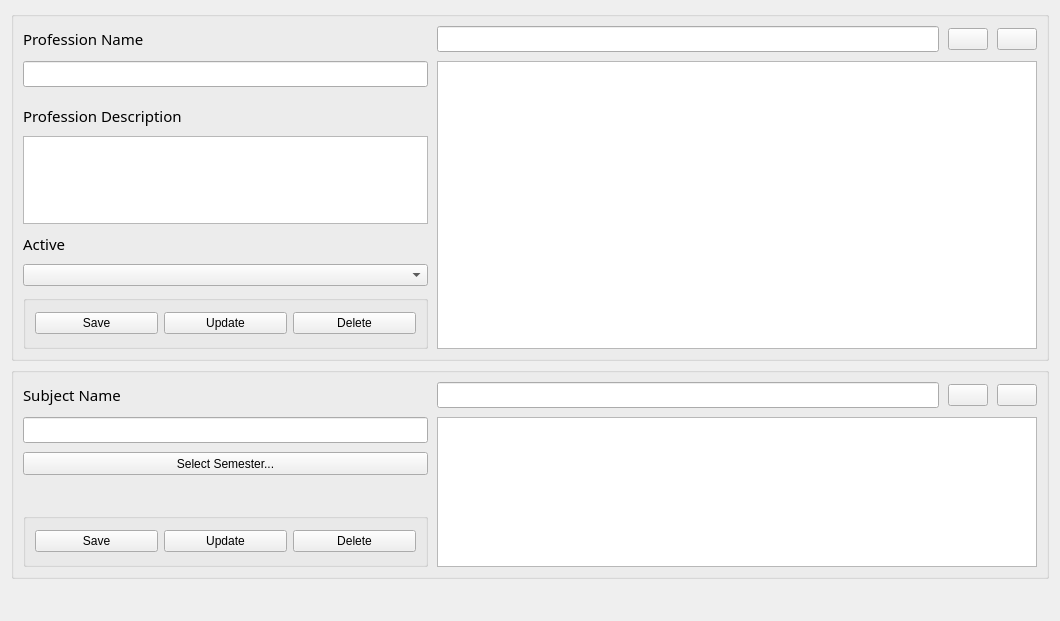
<?xml version="1.0" encoding="UTF-8"?>
<ui version="4.0">
 <class>Form</class>
 <widget class="QWidget" name="Form">
  <property name="geometry">
   <rect>
    <x>0</x>
    <y>0</y>
    <width>1060</width>
    <height>594</height>
   </rect>
  </property>
  <property name="windowTitle">
   <string>Form</string>
  </property>
  <layout class="QGridLayout" name="gridLayout">
   <property name="horizontalSpacing">
    <number>9</number>
   </property>
   <item row="1" column="0">
    <widget class="QGroupBox" name="SubContainerThree">
     <property name="minimumSize">
      <size>
       <width>0</width>
       <height>0</height>
      </size>
     </property>
     <property name="title">
      <string/>
     </property>
     <layout class="QGridLayout" name="gridLayout_6">
      <property name="topMargin">
       <number>9</number>
      </property>
      <property name="bottomMargin">
       <number>9</number>
      </property>
      <property name="spacing">
       <number>9</number>
      </property>
      <item row="0" column="0">
       <widget class="QLabel" name="label_3">
        <property name="font">
         <font>
          <family>Century Gothic</family>
          <pointsize>11</pointsize>
         </font>
        </property>
        <property name="text">
         <string>Subject Name</string>
        </property>
       </widget>
      </item>
      <item row="0" column="3">
       <widget class="QPushButton" name="BtnClearFiltersSubject">
        <property name="text">
         <string/>
        </property>
        <property name="icon">
         <iconset>
          <normaloff>../../Assets/Images/IMG-ClearSelection.png</normaloff>../../Assets/Images/IMG-ClearSelection.png</iconset>
        </property>
        <property name="iconSize">
         <size>
          <width>32</width>
          <height>32</height>
         </size>
        </property>
       </widget>
      </item>
      <item row="0" column="2">
       <widget class="QPushButton" name="BtnFiltersSubject">
        <property name="text">
         <string/>
        </property>
        <property name="icon">
         <iconset>
          <normaloff>../../Assets/Images/IMG-Filter.png</normaloff>../../Assets/Images/IMG-Filter.png</iconset>
        </property>
        <property name="iconSize">
         <size>
          <width>32</width>
          <height>32</height>
         </size>
        </property>
       </widget>
      </item>
      <item row="0" column="1">
       <widget class="QLineEdit" name="textSearchSubject">
        <property name="font">
         <font>
          <family>Century Gothic</family>
          <pointsize>10</pointsize>
         </font>
        </property>
       </widget>
      </item>
      <item row="1" column="0">
       <widget class="QLineEdit" name="textSubjectName">
        <property name="font">
         <font>
          <family>Century Gothic</family>
          <pointsize>10</pointsize>
         </font>
        </property>
       </widget>
      </item>
      <item row="2" column="0">
       <widget class="QPushButton" name="BtnSelectSemester">
        <property name="minimumSize">
         <size>
          <width>0</width>
          <height>23</height>
         </size>
        </property>
        <property name="text">
         <string>Select Semester...</string>
        </property>
       </widget>
      </item>
      <item row="3" column="0">
       <widget class="QLabel" name="LblSemester">
        <property name="font">
         <font>
          <family>Century Gothic</family>
          <pointsize>11</pointsize>
         </font>
        </property>
        <property name="text">
         <string/>
        </property>
        <property name="alignment">
         <set>Qt::AlignCenter</set>
        </property>
        <property name="wordWrap">
         <bool>true</bool>
        </property>
       </widget>
      </item>
      <item row="4" column="0">
       <widget class="QGroupBox" name="groupBoxThree_2">
        <property name="sizePolicy">
         <sizepolicy hsizetype="Expanding" vsizetype="Fixed">
          <horstretch>0</horstretch>
          <verstretch>0</verstretch>
         </sizepolicy>
        </property>
        <property name="minimumSize">
         <size>
          <width>360</width>
          <height>54</height>
         </size>
        </property>
        <property name="title">
         <string/>
        </property>
        <layout class="QGridLayout" name="gridLayout_4">
         <property name="verticalSpacing">
          <number>3</number>
         </property>
         <item row="0" column="2">
          <widget class="QPushButton" name="BtnDeleteSubject">
           <property name="styleSheet">
            <string notr="true"/>
           </property>
           <property name="text">
            <string>Delete</string>
           </property>
           <property name="icon">
            <iconset>
             <normaloff>../../Assets/Images/IMG-Delete.png</normaloff>../../Assets/Images/IMG-Delete.png</iconset>
           </property>
           <property name="iconSize">
            <size>
             <width>32</width>
             <height>32</height>
            </size>
           </property>
          </widget>
         </item>
         <item row="0" column="1">
          <widget class="QPushButton" name="BtnUpdateSubject">
           <property name="text">
            <string>Update</string>
           </property>
           <property name="icon">
            <iconset>
             <normaloff>../../Assets/Images/IMG-Update.png</normaloff>../../Assets/Images/IMG-Update.png</iconset>
           </property>
           <property name="iconSize">
            <size>
             <width>32</width>
             <height>32</height>
            </size>
           </property>
          </widget>
         </item>
         <item row="0" column="0">
          <widget class="QPushButton" name="BtnSaveSubject">
           <property name="styleSheet">
            <string notr="true"/>
           </property>
           <property name="text">
            <string>Save</string>
           </property>
           <property name="icon">
            <iconset>
             <normaloff>../../Assets/Images/IMG-Save.png</normaloff>../../Assets/Images/IMG-Save.png</iconset>
           </property>
           <property name="iconSize">
            <size>
             <width>32</width>
             <height>32</height>
            </size>
           </property>
          </widget>
         </item>
        </layout>
       </widget>
      </item>
      <item row="1" column="1" rowspan="4" colspan="3">
       <widget class="QTableWidget" name="tableSubjects">
        <property name="minimumSize">
         <size>
          <width>600</width>
          <height>0</height>
         </size>
        </property>
       </widget>
      </item>
     </layout>
    </widget>
   </item>
   <item row="0" column="0">
    <widget class="QGroupBox" name="SubContainerOne">
     <property name="minimumSize">
      <size>
       <width>0</width>
       <height>0</height>
      </size>
     </property>
     <property name="title">
      <string/>
     </property>
     <layout class="QGridLayout" name="gridLayout_5">
      <property name="leftMargin">
       <number>9</number>
      </property>
      <property name="topMargin">
       <number>9</number>
      </property>
      <property name="rightMargin">
       <number>9</number>
      </property>
      <property name="bottomMargin">
       <number>9</number>
      </property>
      <property name="spacing">
       <number>9</number>
      </property>
      <item row="7" column="0">
       <widget class="QGroupBox" name="groupBoxThree">
        <property name="sizePolicy">
         <sizepolicy hsizetype="Expanding" vsizetype="Fixed">
          <horstretch>0</horstretch>
          <verstretch>0</verstretch>
         </sizepolicy>
        </property>
        <property name="minimumSize">
         <size>
          <width>360</width>
          <height>54</height>
         </size>
        </property>
        <property name="title">
         <string/>
        </property>
        <layout class="QGridLayout" name="gridLayout_3">
         <property name="verticalSpacing">
          <number>3</number>
         </property>
         <item row="0" column="2">
          <widget class="QPushButton" name="BtnDeleteProfession">
           <property name="styleSheet">
            <string notr="true"/>
           </property>
           <property name="text">
            <string>Delete</string>
           </property>
           <property name="icon">
            <iconset>
             <normaloff>../../Assets/Images/IMG-Delete.png</normaloff>../../Assets/Images/IMG-Delete.png</iconset>
           </property>
           <property name="iconSize">
            <size>
             <width>32</width>
             <height>32</height>
            </size>
           </property>
          </widget>
         </item>
         <item row="0" column="1">
          <widget class="QPushButton" name="BtnUpdateProfession">
           <property name="text">
            <string>Update</string>
           </property>
           <property name="icon">
            <iconset>
             <normaloff>../../Assets/Images/IMG-Update.png</normaloff>../../Assets/Images/IMG-Update.png</iconset>
           </property>
           <property name="iconSize">
            <size>
             <width>32</width>
             <height>32</height>
            </size>
           </property>
          </widget>
         </item>
         <item row="0" column="0">
          <widget class="QPushButton" name="BtnSaveProfession">
           <property name="styleSheet">
            <string notr="true"/>
           </property>
           <property name="text">
            <string>Save</string>
           </property>
           <property name="icon">
            <iconset>
             <normaloff>../../Assets/Images/IMG-Save.png</normaloff>../../Assets/Images/IMG-Save.png</iconset>
           </property>
           <property name="iconSize">
            <size>
             <width>32</width>
             <height>32</height>
            </size>
           </property>
          </widget>
         </item>
        </layout>
       </widget>
      </item>
      <item row="0" column="0">
       <widget class="QLabel" name="label">
        <property name="font">
         <font>
          <family>Century Gothic</family>
          <pointsize>11</pointsize>
         </font>
        </property>
        <property name="text">
         <string>Profession Name</string>
        </property>
       </widget>
      </item>
      <item row="0" column="1">
       <widget class="QLineEdit" name="textSearchProfession">
        <property name="font">
         <font>
          <family>Century Gothic</family>
          <pointsize>10</pointsize>
         </font>
        </property>
       </widget>
      </item>
      <item row="1" column="0">
       <widget class="QLineEdit" name="textProfessionName">
        <property name="font">
         <font>
          <family>Century Gothic</family>
          <pointsize>10</pointsize>
         </font>
        </property>
       </widget>
      </item>
      <item row="1" column="1" rowspan="7" colspan="3">
       <widget class="QTableWidget" name="tableProfessions">
        <property name="minimumSize">
         <size>
          <width>600</width>
          <height>0</height>
         </size>
        </property>
       </widget>
      </item>
      <item row="0" column="2">
       <widget class="QPushButton" name="BtnFiltersProfession">
        <property name="text">
         <string/>
        </property>
        <property name="icon">
         <iconset>
          <normaloff>../../Assets/Images/IMG-Filter.png</normaloff>../../Assets/Images/IMG-Filter.png</iconset>
        </property>
        <property name="iconSize">
         <size>
          <width>32</width>
          <height>32</height>
         </size>
        </property>
       </widget>
      </item>
      <item row="3" column="0">
       <widget class="QLabel" name="label_2">
        <property name="font">
         <font>
          <family>Century Gothic</family>
          <pointsize>11</pointsize>
         </font>
        </property>
        <property name="text">
         <string>Profession Description</string>
        </property>
       </widget>
      </item>
      <item row="0" column="3">
       <widget class="QPushButton" name="BtnClearFiltersProfession">
        <property name="text">
         <string/>
        </property>
        <property name="icon">
         <iconset>
          <normaloff>../../Assets/Images/IMG-ClearSelection.png</normaloff>../../Assets/Images/IMG-ClearSelection.png</iconset>
        </property>
        <property name="iconSize">
         <size>
          <width>32</width>
          <height>32</height>
         </size>
        </property>
       </widget>
      </item>
      <item row="4" column="0">
       <widget class="QTextEdit" name="textDescription">
        <property name="sizePolicy">
         <sizepolicy hsizetype="Expanding" vsizetype="Fixed">
          <horstretch>0</horstretch>
          <verstretch>0</verstretch>
         </sizepolicy>
        </property>
        <property name="font">
         <font>
          <family>Century Gothic</family>
          <pointsize>10</pointsize>
         </font>
        </property>
        <property name="sizeAdjustPolicy">
         <enum>QAbstractScrollArea::AdjustToContentsOnFirstShow</enum>
        </property>
       </widget>
      </item>
      <item row="5" column="0">
       <widget class="QLabel" name="label_4">
        <property name="font">
         <font>
          <family>Century Gothic</family>
          <pointsize>11</pointsize>
         </font>
        </property>
        <property name="text">
         <string>Active</string>
        </property>
       </widget>
      </item>
      <item row="6" column="0">
       <widget class="QComboBox" name="CboActive"/>
      </item>
     </layout>
    </widget>
   </item>
   <item row="2" column="0">
    <widget class="QLabel" name="LblMessage">
     <property name="minimumSize">
      <size>
       <width>0</width>
       <height>25</height>
      </size>
     </property>
     <property name="maximumSize">
      <size>
       <width>16777215</width>
       <height>25</height>
      </size>
     </property>
     <property name="font">
      <font>
       <family>Century Gothic</family>
       <pointsize>10</pointsize>
      </font>
     </property>
     <property name="text">
      <string/>
     </property>
     <property name="alignment">
      <set>Qt::AlignCenter</set>
     </property>
    </widget>
   </item>
  </layout>
 </widget>
 <resources/>
 <connections/>
</ui>
